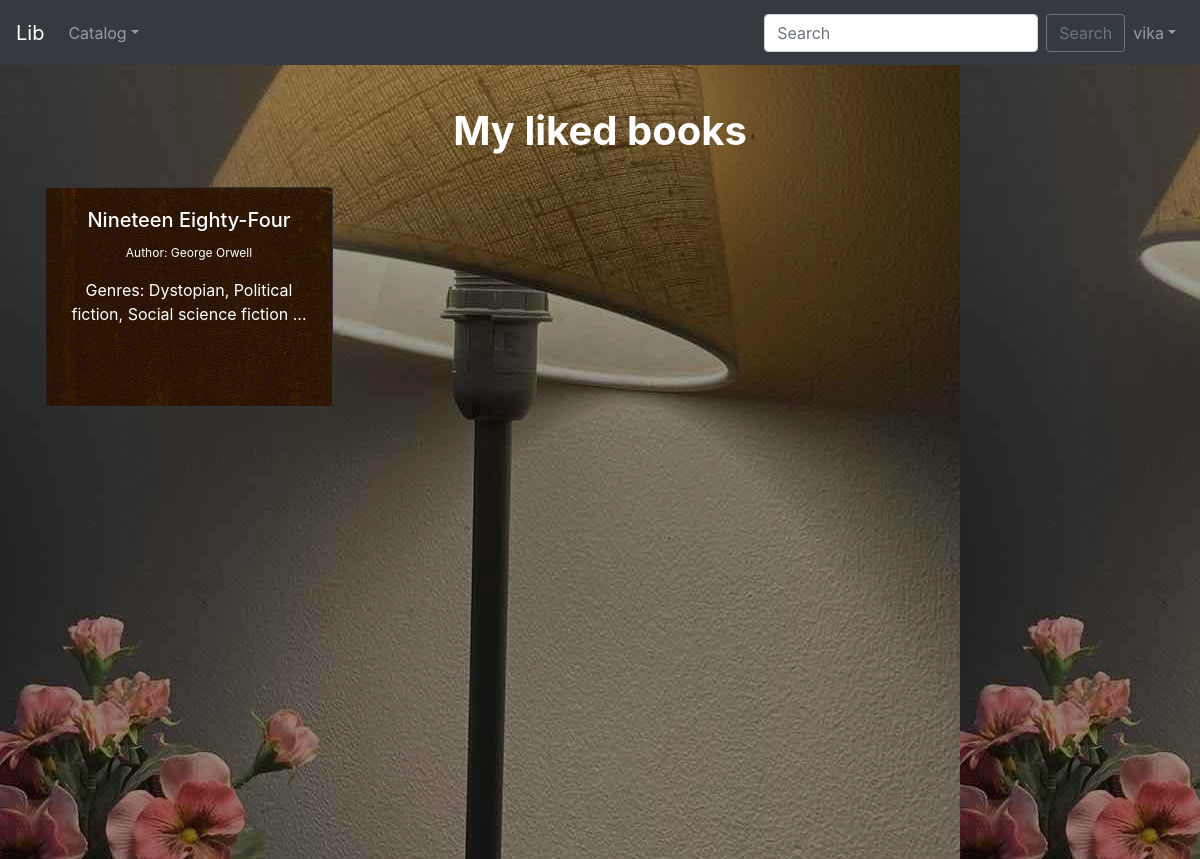
The page /lab1p/mybooks/ (signed in) on the database as committed earlier.
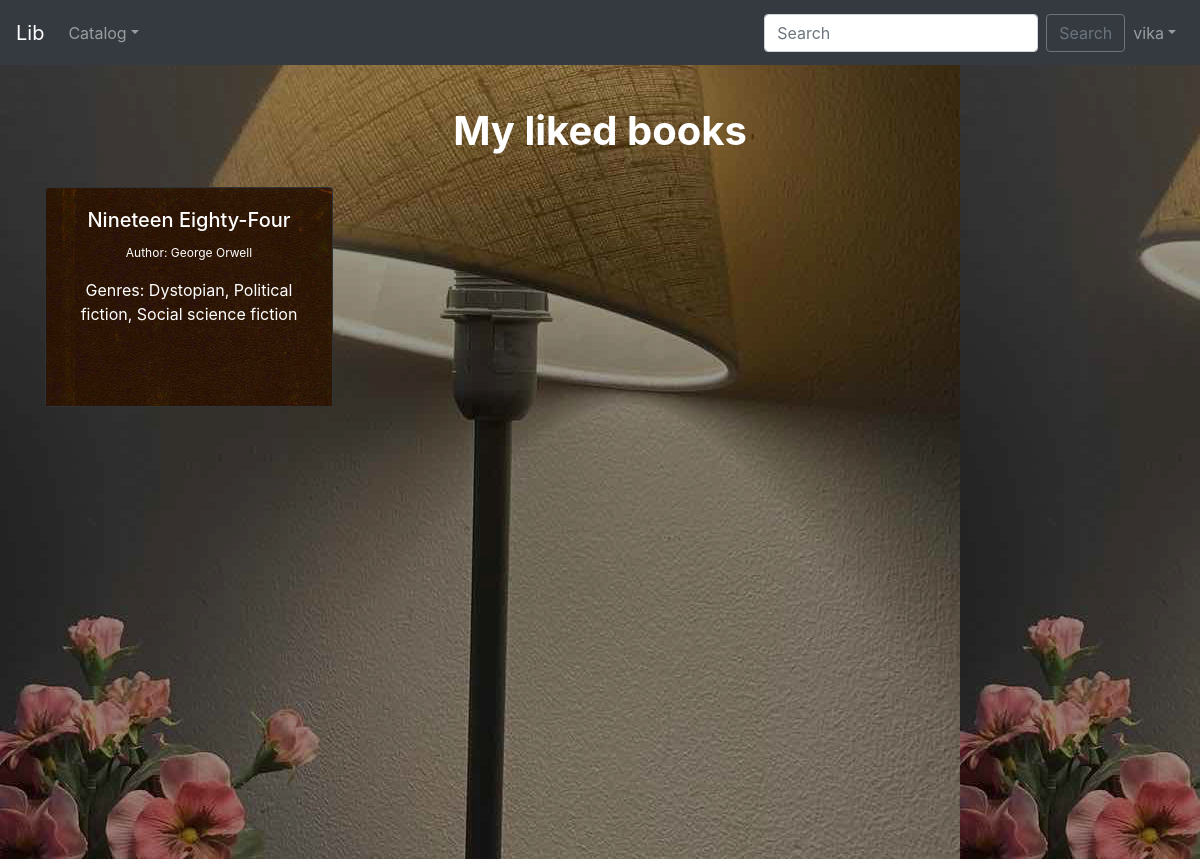
The same page on the database as committed later.
### lab1p/models.py (models this page shows, shortened)
class Book(models.Model):
    title = models.CharField(max_length=50, blank=False)
    author = models.ForeignKey(Author, on_delete=models.CASCADE, related_name='auth_books')
    isbn = models.CharField('ISBN', max_length=13, unique=True, validators=[validate_isbn])
    genre = models.ManyToManyField(Genre, related_name='books', blank=True)
    Information = models.TextField(blank=True, max_length=1000, default='No info')
    collections = models.ManyToManyField(Collection, blank=True, related_name='books_for_collection')
    class Meta:
        unique_together = ("title", "author")

class Author(models.Model):
    Name = models.CharField(max_length=30, blank=False)
    Surname = models.CharField(max_length=30, blank=False)
    Bio = models.CharField(max_length=200, default='No bio', blank=True)
    def __str__(self):
        return f'{self.Name} {self.Surname}'
    class Meta:
        unique_together = ("Name", "Surname")
        ordering = ['Name', 'Surname']

class Genre(models.Model):
    Name = models.CharField(max_length=30, unique=True)
    def __str__(self):
        return self.Name
    ''' ---- COMMENTED DISPLAY - if works - delete
    def display_genre(self):
        return ', '.join(genre.name for genre in self.genre.all()[:3])
    '''

### lab1p/views.py (the view)
# urls.py: path('mybooks/', views.AddedBooksByUserListView, name='my-added'),
def AddedBooksByUserListView(request):  # my LIKED - rename
    user_profile = UserProfile.objects.get(user=request.user)
    all_books = user_profile.books.all()
    context = {
        'book_list': all_books,
    }
    return render(request, 'lab1p/book_list_added_user.html', context)

### templatetags/languages_helpers.py (called while the page is built)
@register.filter
def get_language_info_list_ex(request):
    data = []
    def get_language_info(language):
        if len(language[0]) > 1:
            return translation.get_language_info(language[0])
        else:
            return translation.get_language_info(str(language))
    flag_map = {
        'en': 'gb',
        'uk': 'ua',
    }
    current_language = translation.get_language()
    for language in settings.LANGUAGES:
        info = get_language_info(language)
        code = info['code']
        info['is_current'] = (code == current_language)
        info['flag'] = flag.flag(flag_map.get(code, code))
        data.append(info)
    return data

### templates/lab1p/book_list_added_user.html (shortened to what this page needs)
{% extends "templates/navbar.html" %}
{% load static %}
{% load i18n %}
{% block head %}
    <link rel="stylesheet" href="{% static 'css/style.css' %}">
{% endblock %}
{% block body %}
        <div id="intro_profile" class="bg-image shadow-2-strong" style="padding-top: 2.42%">
            <div class="mask" style="background-color: rgba(0, 0, 0, 0.4);">
                <div class="container align-items-center justify-content-center text-center h-100">
                  <div class="text-white">
                  <br><br>
                      <h1 class="font-weight-bold">{% trans "My liked books" %}</h1>
                        <br>
                        <div class="row">
                             {% for book in book_list %}
                                <div class="col-sm-12 col-md-6 col-lg-4 pb-4">
                                    <div class="card text-white bg-dark mb-3" style="max-width: 18rem;">
                                        <img class="card-img-top" src="{% static 'images/cover_6_2.jpg' %}" alt="Card image cap">
                                        <div class="card-img-overlay">
                                            <a href="{% url 'book-detail' book.pk %}" style="color: white"><h5 class="card-title">{{ book.title }}</h5></a>
                                            <p class="card-text text-muted" style="font-size:12px"><a href="{% url 'author_detail' book.author.pk %}" style="color: white">{% trans "Author" %}: {{ book.author }}</a></p>
                                            <p class="card-text" style="height: 50px">{% trans "Genres" %}: {{ book.genre.filter.all|slice:":3"|join:", " }}
                                        {% if book.genre.all.count > 3  %}... {% endif %}</p>
                                        </div>
                                    </div>
                                </div>
                            {% endfor %}
                        </div>
                  </div>
                </div>
            </div>
        </div>
    {% endblock %}

Rows that differ between the two databases and show on the page:
changed Book "Nineteen Eighty-Four": no longer shows "..."
